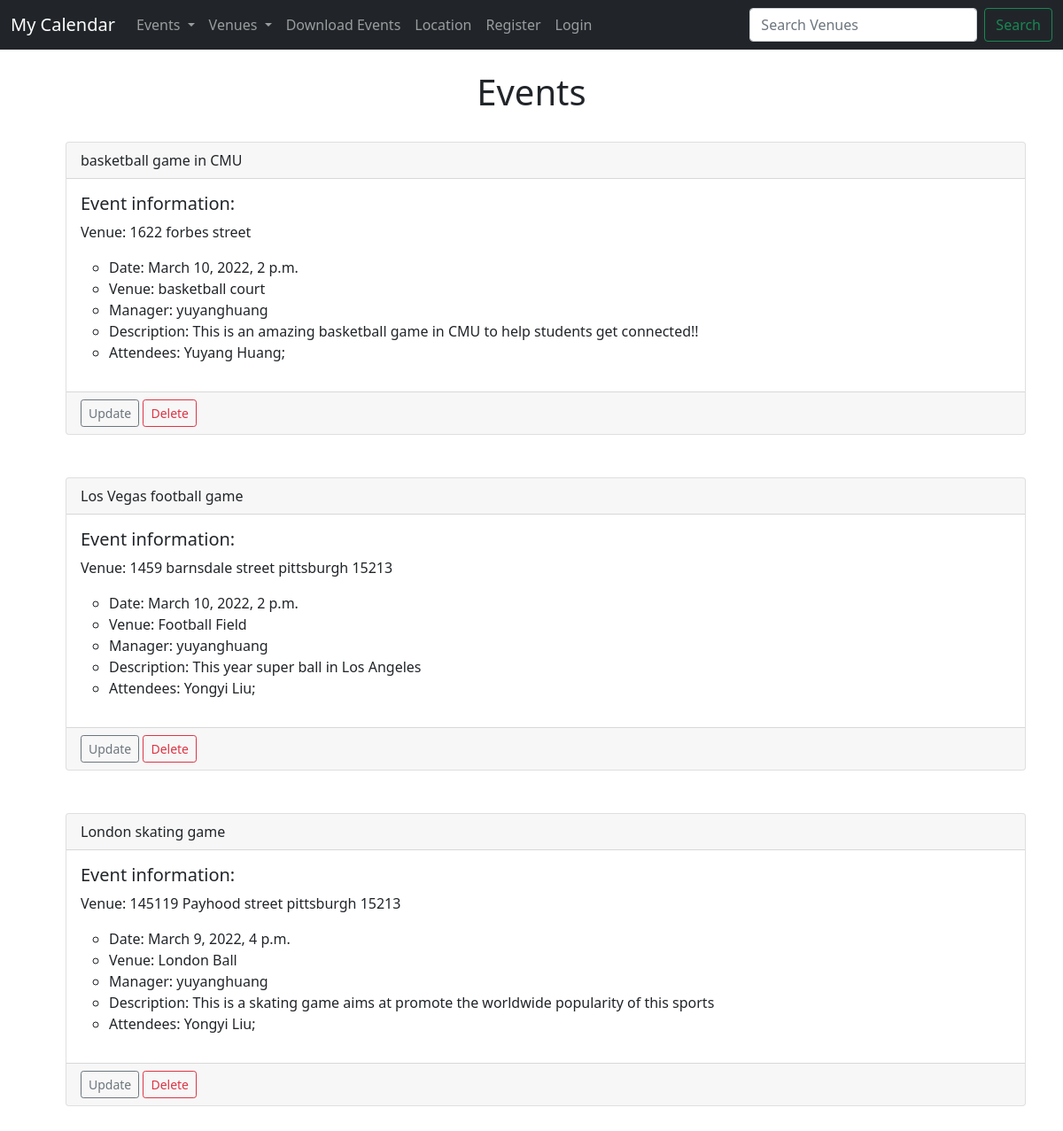
The app's page /events with its own data.
### events/models.py (models this page shows)
class Event(models.Model):
    name = models.CharField(max_length=120)
    event_date = models.DateTimeField()
    venue = models.ForeignKey(Venue, blank=True, null=True, on_delete=models.CASCADE)
    manager = models.ForeignKey(User, blank=True, null=True, on_delete=models.SET_NULL)
    description = models.TextField(blank=True) # It is ok to leave this blank
    attendees = models.ManyToManyField(MyClubUser, blank=True)
    def __str__(self):
        return self.name

class Venue(models.Model):
    name = models.CharField(max_length=120)
    address = models.CharField(max_length=360)
    zip_code = models.CharField(max_length=15)
    phone = models.CharField(max_length=25, blank=True)
    web = models.URLField(blank=True)
    email_address = models.EmailField(blank=True)
    def __str__(self): #double underscores
        return self.name

class MyClubUser(models.Model):
    first_name = models.CharField(max_length=120)
    last_name = models.CharField(max_length=120)
    email_address = models.EmailField()
    def __str__(self):
        return self.first_name + ' ' + self.last_name

### events/views.py (the view)
# urls.py: path('events', views.all_events, name="list-events"),
def all_events(request):
    context = {}
    event_list = Event.objects.all().order_by('-event_date')
    context = {
        "event_list": event_list
    }
    return render(request, 'events/event_list.html', context)

### events/templates/events/event_list.html
{% extends 'events/base.html' %}
{% block content %}
<center><h1> Events </h1></center>
<ul>
<br/>
{% for event in event_list %}
<div class="card">
    <div class="card-header">
        {{event}}
    </div>
    <div class="card-body">
      <h5 class="card-title">Event information:</h5>
      <p class="card-text">Venue: {{event.venue.address}}
        <ul>
            <li>Date: {{event.event_date}}</li>
            <li>Venue: {{event.venue}}</li>
            <li>Manager: {{event.manager}}</li>
            <li>Description: {{event.description}}</li>
            <li>Attendees:
            {% for attendee in event.attendees.all %}
                {{attendee}};
            {% endfor %}
            </li>
        </ul>
      </p>
    </div>
    <div class="card-footer text-muted">
        <a href="{% url 'update-event' event.id %}" type="button" class="btn btn-outline-secondary btn-sm">Update</a>
        <a href="{% url 'delete-event' event.id %}" type="button" class="btn btn-outline-danger btn-sm">Delete</a>
      </div>
</div>
  <br/><br/>
{% endfor %}
</ul>
{% endblock %}

### records on screen
Event: name "basketball game in CMU", venue.address "1622 forbes street", event_date "March 10, 2022, 2 p.m.", venue "basketball court", manager "yuyanghuang", description "This is an amazing basketball game in CMU to help students get connected!!"
MyClubUser: first_name+last_name "Yuyang Huang"
Event: name "Los Vegas football game", venue.address "1459 barnsdale street pittsburgh 15213", event_date "March 10, 2022, 2 p.m.", venue "Football Field", manager "yuyanghuang", description "This year super ball in Los Angeles"
MyClubUser: first_name+last_name "Yongyi Liu"
Event: name "London skating game", venue.address "145119 Payhood street pittsburgh 15213", event_date "March 9, 2022, 4 p.m.", venue "London Ball", manager "yuyanghuang", description "This is a skating game aims at promote the worldwide popularity of this sports"
